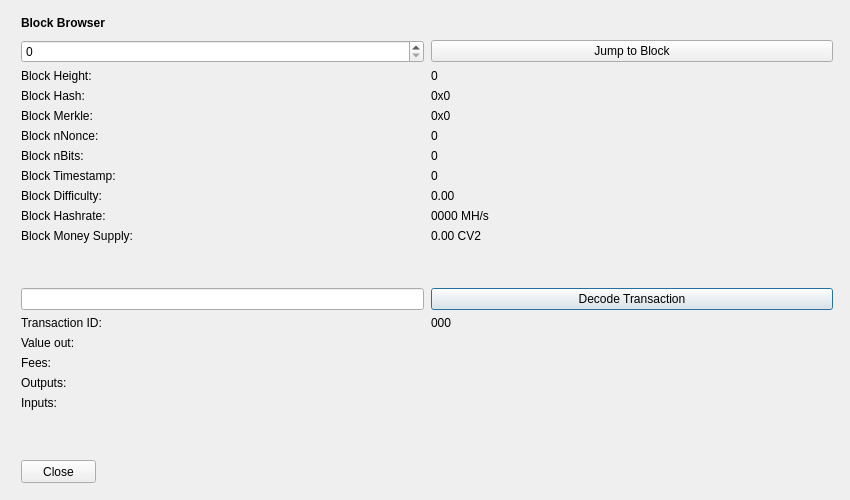
<?xml version="1.0" encoding="UTF-8"?>
<ui version="4.0">
 <class>BlockBrowser</class>
 <widget class="QDialog" name="BlockBrowser">
  <property name="windowModality">
   <enum>Qt::NonModal</enum>
  </property>
  <property name="enabled">
   <bool>true</bool>
  </property>
  <property name="geometry">
   <rect>
    <x>0</x>
    <y>0</y>
    <width>850</width>
    <height>500</height>
   </rect>
  </property>
  <property name="sizePolicy">
   <sizepolicy hsizetype="Preferred" vsizetype="Preferred">
    <horstretch>0</horstretch>
    <verstretch>0</verstretch>
   </sizepolicy>
  </property>
  <property name="minimumSize">
   <size>
    <width>0</width>
    <height>0</height>
   </size>
  </property>
  <property name="acceptDrops">
   <bool>false</bool>
  </property>
  <property name="windowTitle">
   <string>Block Browser</string>
  </property>
  <layout class="QGridLayout">
   <property name="sizeConstraint">
    <enum>QLayout::SetMaximumSize</enum>
   </property>
   <property name="leftMargin">
    <number>21</number>
   </property>
   <property name="topMargin">
    <number>10</number>
   </property>
   <property name="rightMargin">
    <number>10</number>
   </property>
   <item row="1" column="0">
    <widget class="QWidget" name="widget" native="true">
     <widget class="QWidget" name="layoutWidgetBE1">
      <property name="geometry">
       <rect>
        <x>0</x>
        <y>0</y>
        <width>822</width>
        <height>27</height>
       </rect>
      </property>
      <layout class="QHBoxLayout" name="horizontalLayoutBE">
       <property name="spacing">
        <number>7</number>
       </property>
       <item>
        <widget class="QLabel" name="labelBlockExplorer">
         <property name="sizePolicy">
          <sizepolicy hsizetype="Preferred" vsizetype="Maximum">
           <horstretch>0</horstretch>
           <verstretch>0</verstretch>
          </sizepolicy>
         </property>
         <property name="font">
          <font>
           <weight>75</weight>
           <bold>true</bold>
          </font>
         </property>
         <property name="styleSheet">
          <string notr="true">font-weight:bold;</string>
         </property>
         <property name="text">
          <string>Block Browser</string>
         </property>
        </widget>
       </item>
       <item>
        <spacer name="horizontalSpacerBE">
         <property name="orientation">
          <enum>Qt::Horizontal</enum>
         </property>
         <property name="sizeHint" stdset="0">
          <size>
           <width>40</width>
           <height>20</height>
          </size>
         </property>
        </spacer>
       </item>
      </layout>
     </widget>
     <widget class="QWidget" name="layoutWidgetBE2">
      <property name="geometry">
       <rect>
        <x>0</x>
        <y>30</y>
        <width>812</width>
        <height>410</height>
       </rect>
      </property>
      <layout class="QGridLayout" name="gridLayoutBE" rowstretch="0,0,0,0,0,0,0,0,0,0,0,0,0,0,0,0,0,0,0,0" columnstretch="0,0">
       <property name="sizeConstraint">
        <enum>QLayout::SetDefaultConstraint</enum>
       </property>
       <property name="horizontalSpacing">
        <number>7</number>
       </property>
       <item row="8" column="0">
        <widget class="QLabel" name="timeLabel">
         <property name="text">
          <string>Block Timestamp:</string>
         </property>
        </widget>
       </item>
       <item row="6" column="1">
        <widget class="QLabel" name="nonceBox">
         <property name="text">
          <string>0</string>
         </property>
         <property name="textInteractionFlags">
          <set>Qt::LinksAccessibleByMouse|Qt::TextSelectableByMouse</set>
         </property>
        </widget>
       </item>
       <item row="4" column="1">
        <widget class="QLabel" name="hashBox">
         <property name="enabled">
          <bool>true</bool>
         </property>
         <property name="sizePolicy">
          <sizepolicy hsizetype="Preferred" vsizetype="Preferred">
           <horstretch>0</horstretch>
           <verstretch>0</verstretch>
          </sizepolicy>
         </property>
         <property name="minimumSize">
          <size>
           <width>0</width>
           <height>0</height>
          </size>
         </property>
         <property name="text">
          <string>0x0</string>
         </property>
         <property name="textInteractionFlags">
          <set>Qt::LinksAccessibleByMouse|Qt::TextSelectableByMouse</set>
         </property>
        </widget>
       </item>
       <item row="6" column="0">
        <widget class="QLabel" name="nonceLabel">
         <property name="text">
          <string>Block nNonce:</string>
         </property>
        </widget>
       </item>
       <item row="13" column="0">
        <widget class="QLineEdit" name="txBox">
         <property name="sizePolicy">
          <sizepolicy hsizetype="Preferred" vsizetype="Fixed">
           <horstretch>0</horstretch>
           <verstretch>0</verstretch>
          </sizepolicy>
         </property>
         <property name="inputMask">
          <string comment="Transaction id" extracomment="Transaction id"/>
         </property>
        </widget>
       </item>
       <item row="12" column="0">
        <spacer name="verticalSpacer_2">
         <property name="orientation">
          <enum>Qt::Vertical</enum>
         </property>
         <property name="sizeHint" stdset="0">
          <size>
           <width>20</width>
           <height>20</height>
          </size>
         </property>
        </spacer>
       </item>
       <item row="13" column="1">
        <widget class="QPushButton" name="txButton">
         <property name="text">
          <string>Decode Transaction</string>
         </property>
        </widget>
       </item>
       <item row="15" column="0">
        <widget class="QLabel" name="valueLabel">
         <property name="text">
          <string>Value out:</string>
         </property>
        </widget>
       </item>
       <item row="19" column="0">
        <spacer name="verticalSpacer">
         <property name="orientation">
          <enum>Qt::Vertical</enum>
         </property>
         <property name="sizeHint" stdset="0">
          <size>
           <width>20</width>
           <height>40</height>
          </size>
         </property>
        </spacer>
       </item>
       <item row="10" column="1">
        <widget class="QLabel" name="hashRateBox">
         <property name="text">
          <string>0000 MH/s</string>
         </property>
         <property name="textInteractionFlags">
          <set>Qt::LinksAccessibleByMouse|Qt::TextSelectableByMouse</set>
         </property>
        </widget>
       </item>
       <item row="14" column="0">
        <widget class="QLabel" name="txLabel">
         <property name="text">
          <string>Transaction ID:</string>
         </property>
        </widget>
       </item>
       <item row="18" column="0">
        <widget class="QLabel" name="inputLabel">
         <property name="text">
          <string>Inputs:</string>
         </property>
         <property name="alignment">
          <set>Qt::AlignLeading|Qt::AlignLeft|Qt::AlignTop</set>
         </property>
        </widget>
       </item>
       <item row="7" column="1">
        <widget class="QLabel" name="bitsBox">
         <property name="text">
          <string>0</string>
         </property>
         <property name="textInteractionFlags">
          <set>Qt::LinksAccessibleByMouse|Qt::TextSelectableByMouse</set>
         </property>
        </widget>
       </item>
       <item row="16" column="1">
        <widget class="QLabel" name="feesBox">
         <property name="text">
          <string/>
         </property>
         <property name="textInteractionFlags">
          <set>Qt::LinksAccessibleByMouse|Qt::TextSelectableByMouse</set>
         </property>
        </widget>
       </item>
       <item row="5" column="1">
        <widget class="QLabel" name="merkleBox">
         <property name="minimumSize">
          <size>
           <width>187</width>
           <height>0</height>
          </size>
         </property>
         <property name="text">
          <string>0x0</string>
         </property>
         <property name="textInteractionFlags">
          <set>Qt::LinksAccessibleByMouse|Qt::TextSelectableByMouse</set>
         </property>
        </widget>
       </item>
       <item row="4" column="0">
        <widget class="QLabel" name="hashLabel">
         <property name="text">
          <string>Block Hash:</string>
         </property>
        </widget>
       </item>
       <item row="8" column="1">
        <widget class="QLabel" name="timeBox">
         <property name="text">
          <string>0</string>
         </property>
         <property name="textInteractionFlags">
          <set>Qt::LinksAccessibleByMouse|Qt::TextSelectableByMouse</set>
         </property>
        </widget>
       </item>
       <item row="18" column="1">
        <widget class="QLabel" name="inputBox">
         <property name="text">
          <string/>
         </property>
         <property name="alignment">
          <set>Qt::AlignLeading|Qt::AlignLeft|Qt::AlignTop</set>
         </property>
         <property name="textInteractionFlags">
          <set>Qt::LinksAccessibleByMouse|Qt::TextSelectableByMouse</set>
         </property>
        </widget>
       </item>
       <item row="3" column="1">
        <widget class="QLabel" name="heightLabelBE1">
         <property name="text">
          <string>0</string>
         </property>
         <property name="textInteractionFlags">
          <set>Qt::LinksAccessibleByMouse|Qt::TextSelectableByMouse</set>
         </property>
        </widget>
       </item>
       <item row="9" column="0">
        <widget class="QLabel" name="diffLabel">
         <property name="text">
          <string>Block Difficulty:</string>
         </property>
        </widget>
       </item>
       <item row="1" column="0">
        <widget class="QSpinBox" name="heightBox">
         <property name="sizePolicy">
          <sizepolicy hsizetype="Preferred" vsizetype="Fixed">
           <horstretch>0</horstretch>
           <verstretch>0</verstretch>
          </sizepolicy>
         </property>
         <property name="maximum">
          <number>99999999</number>
         </property>
        </widget>
       </item>
       <item row="17" column="0">
        <widget class="QLabel" name="outputLabel">
         <property name="text">
          <string>Outputs:</string>
         </property>
         <property name="alignment">
          <set>Qt::AlignLeading|Qt::AlignLeft|Qt::AlignTop</set>
         </property>
        </widget>
       </item>
       <item row="17" column="1">
        <widget class="QLabel" name="outputBox">
         <property name="text">
          <string/>
         </property>
         <property name="alignment">
          <set>Qt::AlignLeading|Qt::AlignLeft|Qt::AlignTop</set>
         </property>
         <property name="textInteractionFlags">
          <set>Qt::LinksAccessibleByMouse|Qt::TextSelectableByMouse</set>
         </property>
        </widget>
       </item>
       <item row="16" column="0">
        <widget class="QLabel" name="feesLabel">
         <property name="text">
          <string>Fees:</string>
         </property>
        </widget>
       </item>
       <item row="15" column="1">
        <widget class="QLabel" name="valueBox">
         <property name="text">
          <string/>
         </property>
         <property name="textInteractionFlags">
          <set>Qt::LinksAccessibleByMouse|Qt::TextSelectableByMouse</set>
         </property>
        </widget>
       </item>
       <item row="1" column="1">
        <widget class="QPushButton" name="blockButton">
         <property name="text">
          <string>Jump to Block</string>
         </property>
        </widget>
       </item>
       <item row="3" column="0">
        <widget class="QLabel" name="heightLabelBE2">
         <property name="text">
          <string>Block Height:</string>
         </property>
        </widget>
       </item>
       <item row="9" column="1">
        <widget class="QLabel" name="diffBox">
         <property name="text">
          <string>0.00</string>
         </property>
         <property name="textInteractionFlags">
          <set>Qt::LinksAccessibleByMouse|Qt::TextSelectableByMouse</set>
         </property>
        </widget>
       </item>
       <item row="7" column="0">
        <widget class="QLabel" name="bitsLabel">
         <property name="text">
          <string>Block nBits:</string>
         </property>
        </widget>
       </item>
       <item row="5" column="0">
        <widget class="QLabel" name="merkleLabel">
         <property name="text">
          <string>Block Merkle:</string>
         </property>
        </widget>
       </item>
       <item row="14" column="1">
        <widget class="QLabel" name="txID">
         <property name="text">
          <string>000</string>
         </property>
         <property name="textInteractionFlags">
          <set>Qt::LinksAccessibleByMouse|Qt::TextSelectableByMouse</set>
         </property>
        </widget>
       </item>
       <item row="10" column="0">
        <widget class="QLabel" name="hashRateLabel">
         <property name="text">
          <string>Block Hashrate:</string>
         </property>
        </widget>
       </item>
       <item row="11" column="0">
        <widget class="QLabel" name="moneySupplyLabel">
         <property name="text">
          <string>Block Money Supply:</string>
         </property>
        </widget>
       </item>
       <item row="11" column="1">
        <widget class="QLabel" name="moneySupplyBox">
         <property name="text">
          <string>0.00 CV2</string>
         </property>
         <property name="textInteractionFlags">
          <set>Qt::LinksAccessibleByMouse|Qt::TextSelectableByMouse</set>
         </property>
        </widget>
       </item>
      </layout>
     </widget>
     <widget class="QPushButton" name="closeButton">
      <property name="geometry">
       <rect>
        <x>0</x>
        <y>450</y>
        <width>75</width>
        <height>23</height>
       </rect>
      </property>
      <property name="text">
       <string>Close</string>
      </property>
     </widget>
    </widget>
   </item>
  </layout>
 </widget>
 <resources/>
 <connections/>
</ui>
